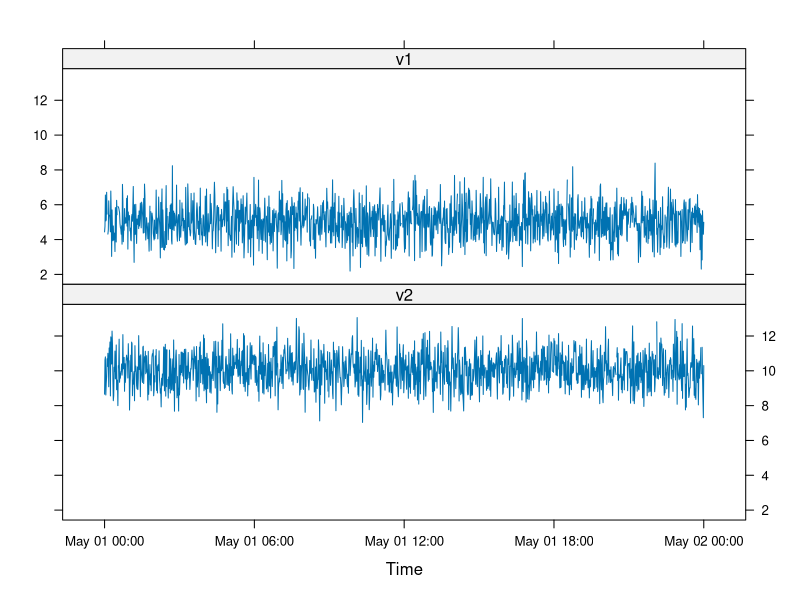
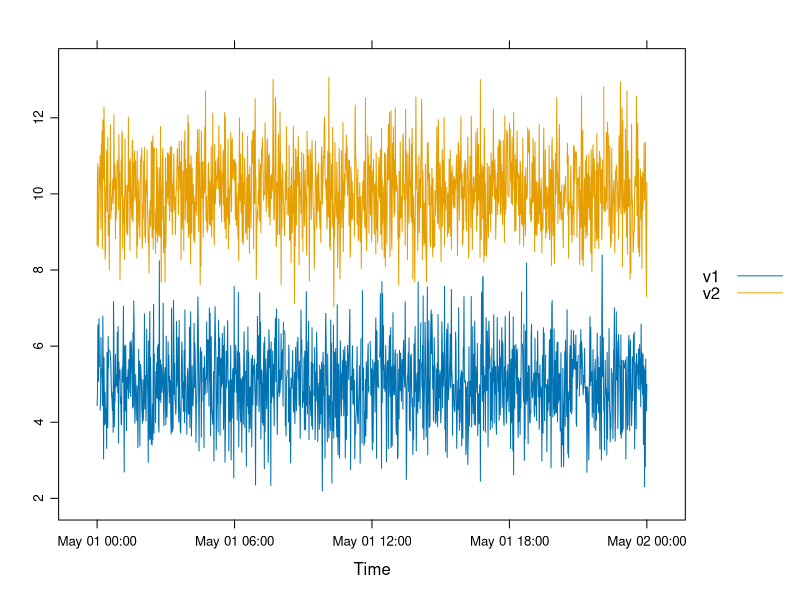

Recreate these plots in R, in order.
## ---- chunk 1
# start and end of time seq
start <- as.POSIXct('2014-05-01 00:00:00')
end <- as.POSIXct('2014-05-02 00:00:00')

# by sec
bysec<-as.POSIXct(seq(start, end, by="sec"))
#alternatively   
bysec<-as.POSIXct(seq(start, end, by=1))

# by min
bymin<-as.POSIXct(seq(start, end, by="min"))
# alternatively   
bymin<-as.POSIXct(seq(start, end, by=60))

# by hour
byhour<-as.POSIXct(seq(start, end, by="hour"))
# alternatively 
byhour<-as.POSIXct(seq(start, end, by=60*60))

# and so on for other time intervals...

# eg. by 15 minutes
by15min<-as.POSIXct(seq(start, end, by="15 mins"))
# alternatively   
by15min<-as.POSIXct(seq(start, end, by=60*15))

## ---- chunk 2
set.seed(123)
v1<-rnorm(length(bymin), 5)

set.seed(456)
v2<-rnorm(length(bymin), 10)

# here using bymin as time seq
df<-data.frame(date=bymin,v1, v2)

# introduce some random NAs
df[sample(nrow(df),20),"v1"]<-NA
df[sample(nrow(df),10),"v2"]<-NA

summary(df)
str(df)
## ---- chunk 3
head(aggregate(df[c("v1","v2")], format(df["date"],"%Y-%m-%d %H"), mean, na.rm = TRUE))
#alternatively
head(aggregate(df[c(2,3)], format(df[1],"%Y-%m-%d %H"), mean, na.rm = TRUE))
## ---- chunk 4
# see cut.POSIXt for refs
head(aggregate(df[c("v1","v2")], list(date=cut(df$date, breaks="hour")), mean, na.rm = TRUE))
## ---- chunk 5
head(aggregate(df[c("v1","v2")], list(date=cut(df$date, breaks="15 mins")), mean, na.rm = TRUE))
## ---- chunk 6
require(zoo)
## ---- chunk 7
myzoo<-zoo(cbind(df$v1,df$v2),df$date)
str(myzoo)
## ---- chunk 8
require(lattice)
xyplot(myzoo, screens=c("v1","v2"),
       scales = list(y = list(relation = "same"))
       )
xyplot(myzoo, superpose=TRUE, auto.key=list(text=c("v1", "v2")))

## ---- chunk 9
head(aggregate(myzoo, format(index(myzoo),"%Y-%m-%d %H"), mean, na.rm=TRUE))
## ---- chunk 10
head(aggregate(myzoo, cut(index(myzoo), breaks="15 mins"), mean, na.rm=TRUE))
## ---- chunk 11
head(rollapply(myzoo,width=5,mean, align="right", na.rm=TRUE))
## ---- chunk 12
head(rollapply(myzoo,width=5,FUN=mean, by=5,align="right", na.rm=TRUE))
## ---- chunk 13
require(xts)

## ---- chunk 14
require(chron)

## ---- chunk 15
require(lubridate)
